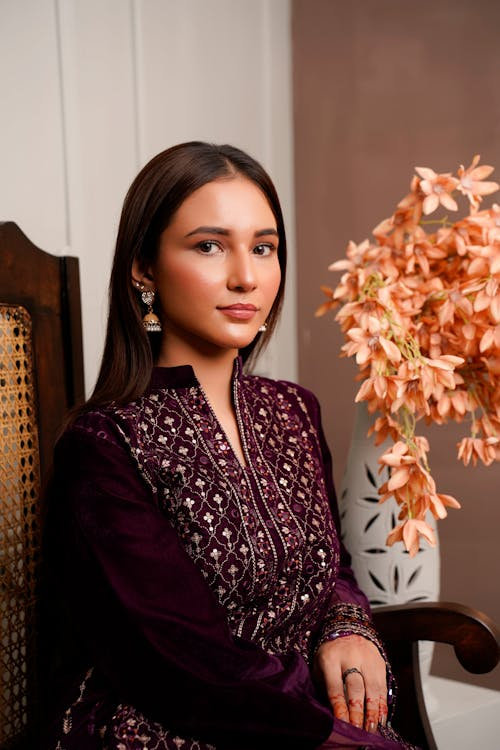
#> input picture Dress/free-photo-of-eastern-dresses-2024-shoot-by-dhanno (1).jpeg, 500 x 750 px; its folder holds only this picture in this run
$ python app.py
#> lines starting #> are read from the running program, lines starting #| are printed output that depends on the picture; after the words box and inside, x2 and y2 are one past the last pixel; in counts of white or black regions, pixels touching at a corner belong together
import os
import cv2
import numpy as np
from pathlib import Path

def blur_faces(input_folder, output_folder):
    """
    Process all images in the input folder, detect faces, blur them with a circular mask,
    and save the result to the output folder.
    """
#> called with input_folder = 'Dress', output_folder = 'blur_image'
    # Create the output folder if it doesn't exist
    if not os.path.exists(output_folder):
        os.makedirs(output_folder)
        print(f"Created output directory: {output_folder}")

    # Load the face detection classifier
    face_cascade = cv2.CascadeClassifier(cv2.data.haarcascades + 'haarcascade_frontalface_default.xml')

    # Get all image files from the input folder
    valid_extensions = ['.jpg', '.jpeg', '.png']
    image_files = [f for f in os.listdir(input_folder)
                  if any(f.lower().endswith(ext) for ext in valid_extensions)]

    if not image_files:
        print(f"No images found in {input_folder}")
        return

    print(f"Found {len(image_files)} images to process.")

    # Process each image
    for img_file in image_files:
        try:
            input_path = os.path.join(input_folder, img_file)
            output_path = os.path.join(output_folder, img_file)

            # Read the image
            img = cv2.imread(input_path)
#> img is the input picture: shape (750, 500, 3); mean B, G, R 73, 84, 116.8
            if img is None:
                print(f"Failed to read image: {img_file}")
                continue

            # Convert to grayscale for face detection
            gray = cv2.cvtColor(img, cv2.COLOR_BGR2GRAY)
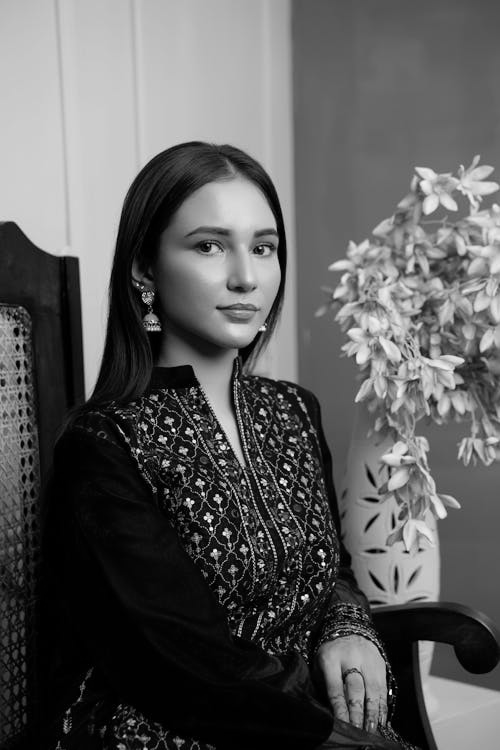
#> gray: shape (750, 500); min 0, max 254, mean 92.6

            # Detect faces
            faces = face_cascade.detectMultiScale(gray, 1.1, 4)
#> faces = [[163, 189, 146, 146]]

            # Create a copy of the image for blurring
            blurred_img = cv2.GaussianBlur(img, (99, 99), 30)
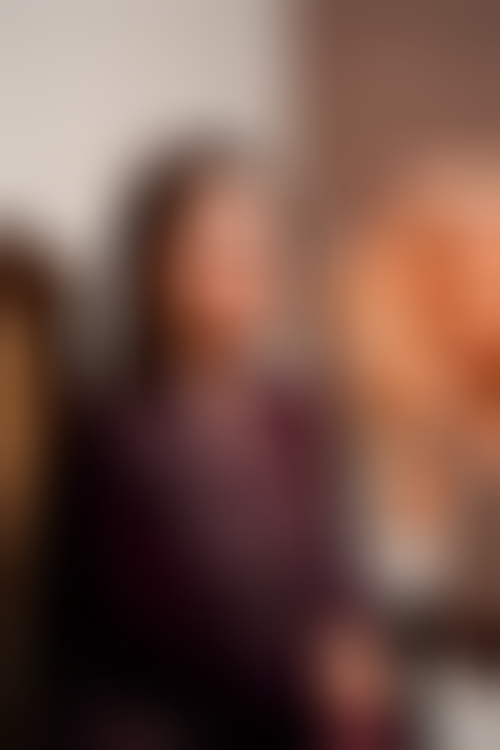
#> blurred_img: shape (750, 500, 3); mean B, G, R 73, 84, 116.8

            # If faces are detected, apply circular blur
            if len(faces) > 0:
                for (x, y, w, h) in faces:
                    # Create a mask for circular blurring
                    mask = np.zeros(img.shape[:2], dtype=np.uint8)

                    # Calculate center and radius for the circle
                    center_x = x + w // 2
                    center_y = y + h // 2

                    # Use the larger dimension for radius to ensure full face coverage
                    radius = max(w, h) // 2

                    # Increase radius to ensure full face coverage (adjust as needed)
                    radius = int(radius * 1.2)

                    # Draw the circle on the mask
                    cv2.circle(mask, (center_x, center_y), radius, 255, -1)

                    # Create a 3-channel mask
                    mask_3d = np.stack([mask, mask, mask], axis=2) / 255.0

                    # Blend the original and blurred images
                    img = (blurred_img * mask_3d + img * (1.0 - mask_3d)).astype(np.uint8)
#> this loop made 1 pass
#> (x, y, w, h, center_x, center_y, radius) on pass 1: (163, 189, 146, 146, 236, 262, 87)
#> pass 1, in blur_faces, `mask_3d = np.stack([mask, mask, mask], axis=2) / 255.0`:
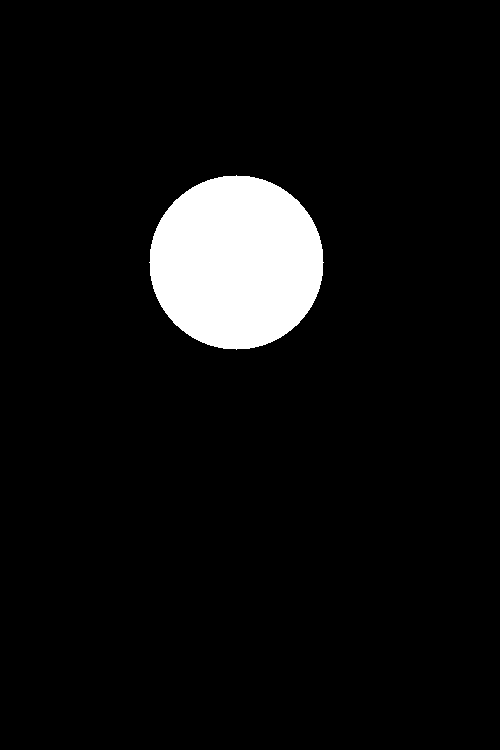
#> mask_3d: shape (750, 500, 3) float64; values 0 (black) and 1 (white), 6.3% white; 1 white region, box (x1, y1, x2, y2) and area: (149, 175, 324, 350) 23769
#> pass 1, in blur_faces, `img = (blurred_img * mask_3d + img * (1.0 - mask_3d)).astype(np.uint8)`:
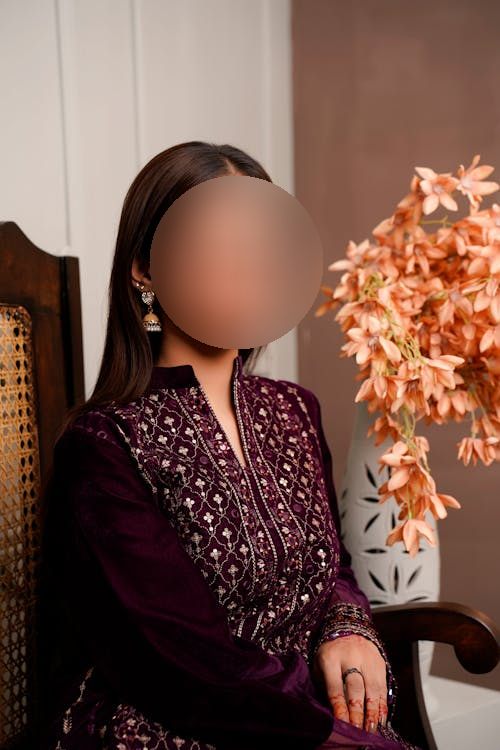
#> img: shape (750, 500, 3); mean B, G, R 72.9, 83.8, 116.3

                # Save the processed image
                cv2.imwrite(output_path, img)
                print(f"Processed {img_file} - {len(faces)} face(s) blurred with circular mask")
#| Processed free-photo-of-eastern-dresses-2024-shoot-by-dhanno (1).jpeg - 1 face(s) blurred with circular mask
            else:
                # If no faces detected, just copy the original image
                cv2.imwrite(output_path, img)
                print(f"No faces detected in {img_file}")

        except Exception as e:
            print(f"Error processing {img_file}: {str(e)}")

if __name__ == "__main__":
    input_folder = "Dress"
    output_folder = "blur_image"

    # Check if input folder exists
    if not os.path.exists(input_folder):
        print(f"Input folder '{input_folder}' does not exist!")
    else:
        blur_faces(input_folder, output_folder)
        print("Processing complete!")

$ run again, on Dress/free-photo-of-eastern-dresses-2024-shoot-by-dhanno (2).jpeg
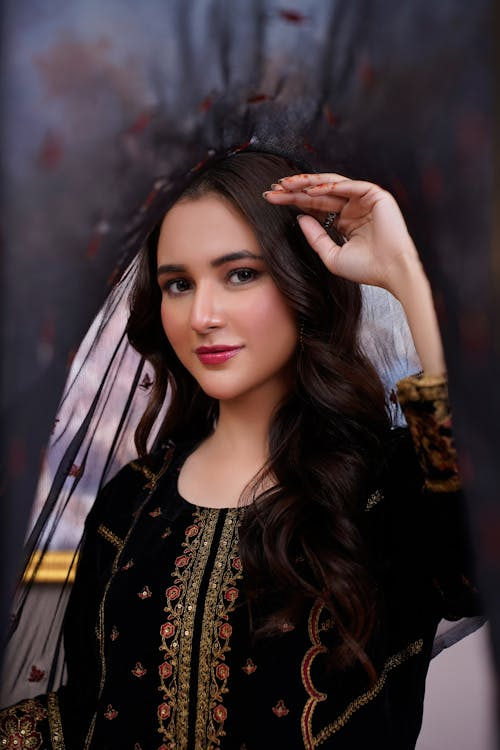
#> input picture Dress/free-photo-of-eastern-dresses-2024-shoot-by-dhanno (2).jpeg, 500 x 750 px
#> in blur_faces, img is the input picture: shape (750, 500, 3); mean B, G, R 52.6, 50, 62.7
#> faces = [[119, 210, 177, 177]]
#> the loop in blur_faces, `for (x, y, w, h) in faces:` made 1 pass
#> (x, y, w, h, center_x, center_y, radius) on pass 1: (119, 210, 177, 177, 207, 298, 105)
#> pass 1, in blur_faces, `mask_3d = np.stack([mask, mask, mask], axis=2) / 255.0`:
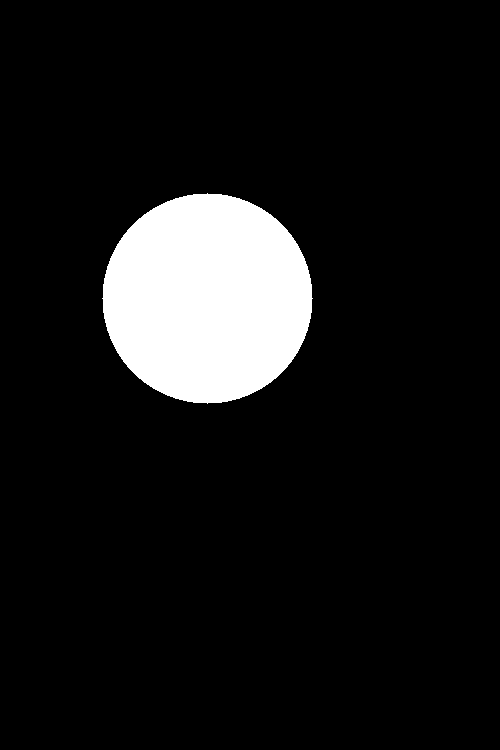
#> mask_3d: shape (750, 500, 3) float64; values 0 (black) and 1 (white), 9.2% white; 1 white region, box (x1, y1, x2, y2) and area: (102, 193, 313, 404) 34621
#> pass 1, in blur_faces, `img = (blurred_img * mask_3d + img * (1.0 - mask_3d)).astype(np.uint8)`:
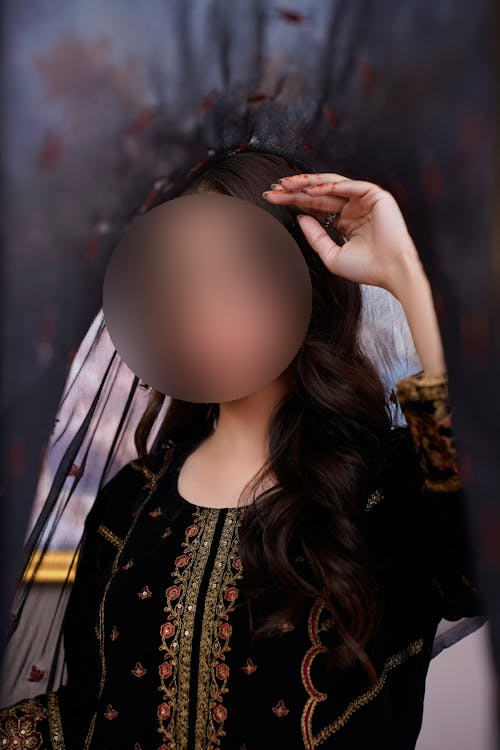
#> img: shape (750, 500, 3); mean B, G, R 52.5, 49.7, 62.3
#| Processed free-photo-of-eastern-dresses-2024-shoot-by-dhanno (2).jpeg - 1 face(s) blurred with circular mask

$ run again, on Dress/free-photo-of-eastern-dresses-2024-shoot-by-dhanno (3).jpeg
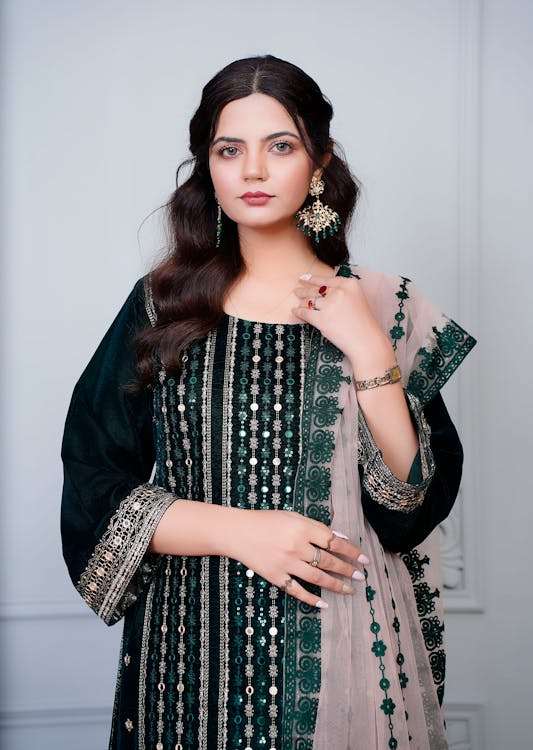
#> input picture Dress/free-photo-of-eastern-dresses-2024-shoot-by-dhanno (3).jpeg, 533 x 750 px
#> in blur_faces, img is the input picture: shape (750, 533, 3); mean B, G, R 141.9, 138.2, 139.8
#> faces = [[322, 348, 92, 92], [194, 103, 124, 124]]
#> the loop in blur_faces, `for (x, y, w, h) in faces:` made 2 passes
#> (x, y, w, h, center_x, center_y, radius) on passes 1 to 2: (322, 348, 92, 92, 368, 394, 55), (194, 103, 124, 124, 256, 165, 74)
#> pass 1, in blur_faces, `mask_3d = np.stack([mask, mask, mask], axis=2) / 255.0`:
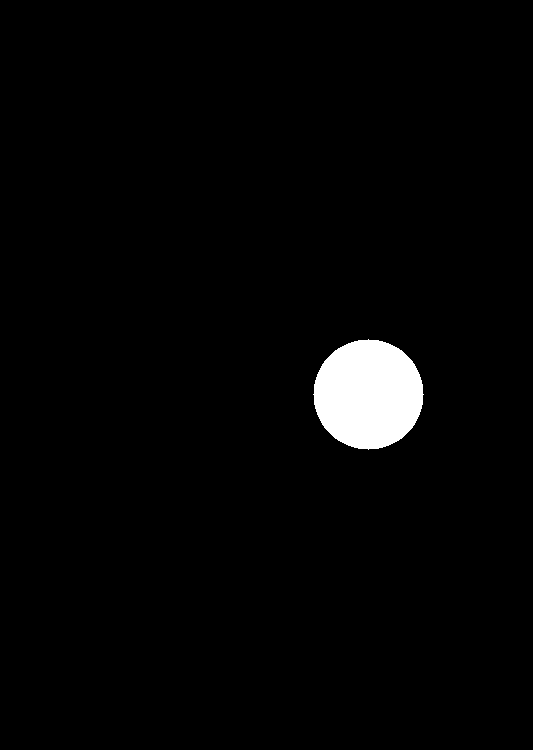
#> mask_3d: shape (750, 533, 3) float64; values 0 (black) and 1 (white), 2.4% white; 1 white region, box (x1, y1, x2, y2) and area: (313, 339, 424, 450) 9477
#> pass 2, in blur_faces, `img = (blurred_img * mask_3d + img * (1.0 - mask_3d)).astype(np.uint8)`:
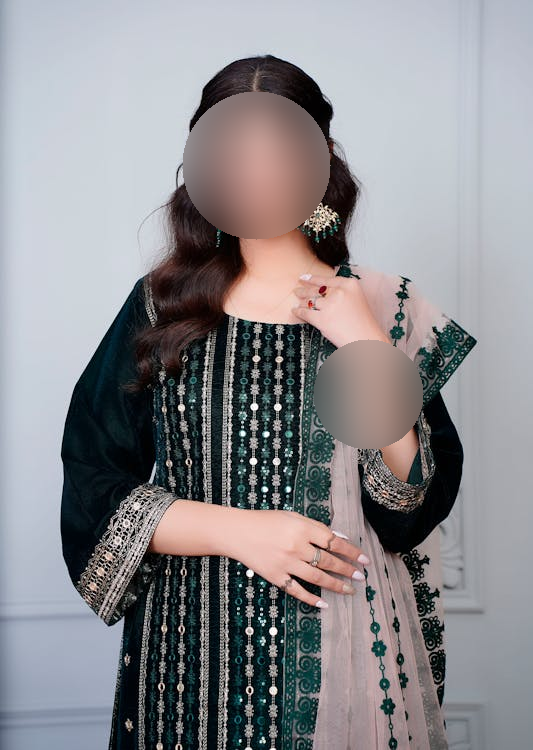
#> img: shape (750, 533, 3); mean B, G, R 141.9, 138.1, 139.4
#| Processed free-photo-of-eastern-dresses-2024-shoot-by-dhanno (3).jpeg - 2 face(s) blurred with circular mask

$ run again, on Dress/free-photo-of-eastern-dresses-2024-shoot-by-dhanno.jpeg
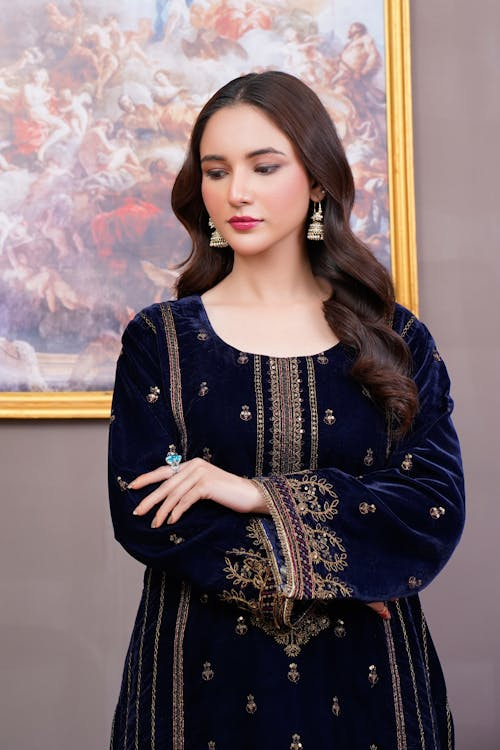
#> input picture Dress/free-photo-of-eastern-dresses-2024-shoot-by-dhanno.jpeg, 500 x 750 px
#> in blur_faces, img is the input picture: shape (750, 500, 3); mean B, G, R 109.4, 106.4, 123
#> faces = [[108, 98, 95, 95], [177, 116, 134, 134]]
#> the loop in blur_faces, `for (x, y, w, h) in faces:` made 2 passes
#> (x, y, w, h, center_x, center_y, radius) on passes 1 to 2: (108, 98, 95, 95, 155, 145, 56), (177, 116, 134, 134, 244, 183, 80)
#> pass 1, in blur_faces, `mask_3d = np.stack([mask, mask, mask], axis=2) / 255.0`:
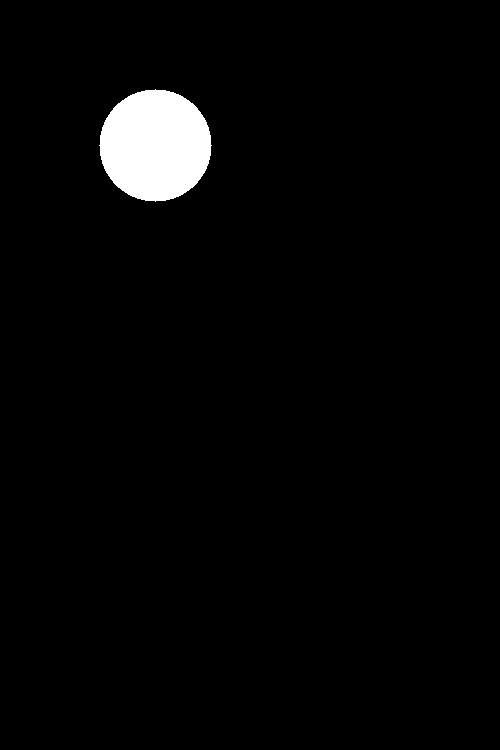
#> mask_3d: shape (750, 500, 3) float64; values 0 (black) and 1 (white), 2.6% white; 1 white region, box (x1, y1, x2, y2) and area: (99, 89, 212, 202) 9845
#> pass 2, in blur_faces, `img = (blurred_img * mask_3d + img * (1.0 - mask_3d)).astype(np.uint8)`:
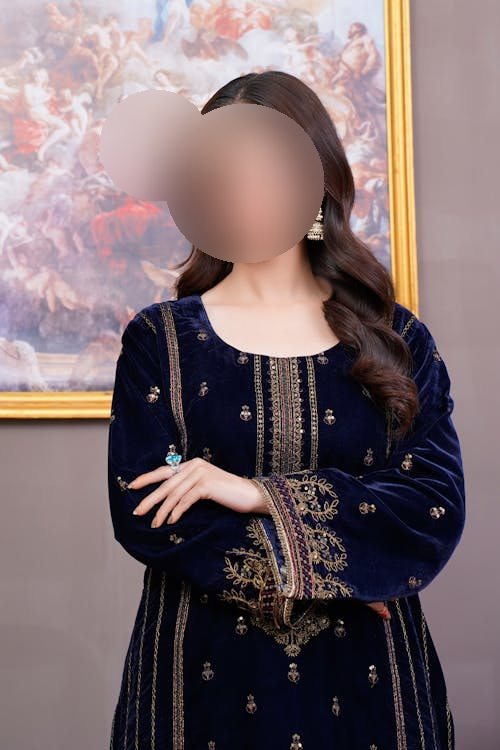
#> img: shape (750, 500, 3); mean B, G, R 109.4, 106.4, 122.8
#| Processed free-photo-of-eastern-dresses-2024-shoot-by-dhanno.jpeg - 2 face(s) blurred with circular mask
